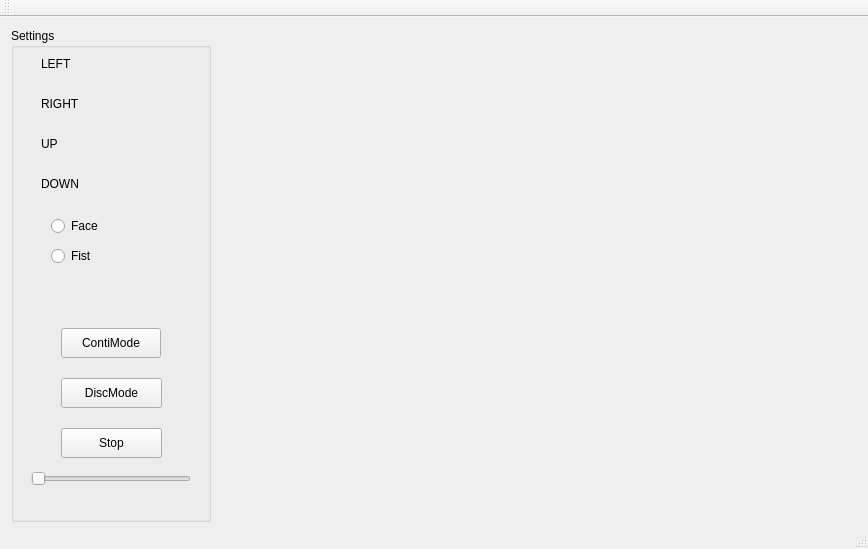
<?xml version="1.0" encoding="UTF-8"?>
<ui version="4.0">
 <class>CamShakeClass</class>
 <widget class="QMainWindow" name="CamShakeClass">
  <property name="enabled">
   <bool>true</bool>
  </property>
  <property name="geometry">
   <rect>
    <x>0</x>
    <y>0</y>
    <width>864</width>
    <height>549</height>
   </rect>
  </property>
  <property name="sizePolicy">
   <sizepolicy hsizetype="Preferred" vsizetype="Preferred">
    <horstretch>0</horstretch>
    <verstretch>0</verstretch>
   </sizepolicy>
  </property>
  <property name="minimumSize">
   <size>
    <width>0</width>
    <height>540</height>
   </size>
  </property>
  <property name="maximumSize">
   <size>
    <width>16777215</width>
    <height>549</height>
   </size>
  </property>
  <property name="windowTitle">
   <string>CamShake</string>
  </property>
  <property name="windowIcon">
   <iconset resource="camshake.qrc">
    <normaloff>:/icon.png</normaloff>:/icon.png</iconset>
  </property>
  <property name="windowOpacity">
   <double>0.950000000000000</double>
  </property>
  <property name="styleSheet">
   <string notr="true">font: 75 9pt &quot;Consolas&quot;;</string>
  </property>
  <widget class="QWidget" name="centralWidget">
   <layout class="QHBoxLayout" name="horizontalLayout">
    <property name="bottomMargin">
     <number>5</number>
    </property>
    <item>
     <widget class="QSplitter" name="splitter">
      <property name="sizePolicy">
       <sizepolicy hsizetype="Fixed" vsizetype="Expanding">
        <horstretch>0</horstretch>
        <verstretch>0</verstretch>
       </sizepolicy>
      </property>
      <property name="minimumSize">
       <size>
        <width>200</width>
        <height>0</height>
       </size>
      </property>
      <property name="orientation">
       <enum>Qt::Vertical</enum>
      </property>
      <widget class="QGroupBox" name="groupBox">
       <property name="enabled">
        <bool>true</bool>
       </property>
       <property name="sizePolicy">
        <sizepolicy hsizetype="Preferred" vsizetype="Preferred">
         <horstretch>0</horstretch>
         <verstretch>0</verstretch>
        </sizepolicy>
       </property>
       <property name="minimumSize">
        <size>
         <width>0</width>
         <height>480</height>
        </size>
       </property>
       <property name="styleSheet">
        <string notr="true">font: 75 9pt &quot;Consolas&quot;;</string>
       </property>
       <property name="title">
        <string>Settings</string>
       </property>
       <widget class="MyQPlainTextEdit" name="plainTextEdit" native="true">
        <property name="geometry">
         <rect>
          <x>90</x>
          <y>25</y>
          <width>71</width>
          <height>25</height>
         </rect>
        </property>
       </widget>
       <widget class="MyQPlainTextEdit" name="plainTextEdit_2" native="true">
        <property name="geometry">
         <rect>
          <x>90</x>
          <y>65</y>
          <width>71</width>
          <height>25</height>
         </rect>
        </property>
       </widget>
       <widget class="MyQPlainTextEdit" name="plainTextEdit_3" native="true">
        <property name="geometry">
         <rect>
          <x>90</x>
          <y>105</y>
          <width>71</width>
          <height>25</height>
         </rect>
        </property>
       </widget>
       <widget class="MyQPlainTextEdit" name="plainTextEdit_7" native="true">
        <property name="geometry">
         <rect>
          <x>90</x>
          <y>140</y>
          <width>71</width>
          <height>25</height>
         </rect>
        </property>
       </widget>
       <widget class="QLabel" name="label">
        <property name="geometry">
         <rect>
          <x>30</x>
          <y>30</y>
          <width>54</width>
          <height>12</height>
         </rect>
        </property>
        <property name="text">
         <string>LEFT</string>
        </property>
       </widget>
       <widget class="QLabel" name="label_2">
        <property name="geometry">
         <rect>
          <x>30</x>
          <y>70</y>
          <width>54</width>
          <height>12</height>
         </rect>
        </property>
        <property name="text">
         <string>RIGHT</string>
        </property>
       </widget>
       <widget class="QLabel" name="label_3">
        <property name="geometry">
         <rect>
          <x>30</x>
          <y>110</y>
          <width>54</width>
          <height>12</height>
         </rect>
        </property>
        <property name="text">
         <string>UP</string>
        </property>
       </widget>
       <widget class="QLabel" name="label_4">
        <property name="enabled">
         <bool>true</bool>
        </property>
        <property name="geometry">
         <rect>
          <x>30</x>
          <y>150</y>
          <width>54</width>
          <height>12</height>
         </rect>
        </property>
        <property name="text">
         <string>DOWN</string>
        </property>
       </widget>
       <widget class="QPushButton" name="ContinuousBtn">
        <property name="enabled">
         <bool>true</bool>
        </property>
        <property name="geometry">
         <rect>
          <x>50</x>
          <y>300</y>
          <width>100</width>
          <height>30</height>
         </rect>
        </property>
        <property name="sizePolicy">
         <sizepolicy hsizetype="Preferred" vsizetype="Fixed">
          <horstretch>100</horstretch>
          <verstretch>20</verstretch>
         </sizepolicy>
        </property>
        <property name="minimumSize">
         <size>
          <width>100</width>
          <height>30</height>
         </size>
        </property>
        <property name="maximumSize">
         <size>
          <width>0</width>
          <height>30</height>
         </size>
        </property>
        <property name="styleSheet">
         <string notr="true">font: 75 9pt &quot;Consolas&quot;;</string>
        </property>
        <property name="text">
         <string>ContiMode</string>
        </property>
       </widget>
       <widget class="QPushButton" name="DiscreteBtn">
        <property name="enabled">
         <bool>true</bool>
        </property>
        <property name="geometry">
         <rect>
          <x>50</x>
          <y>350</y>
          <width>101</width>
          <height>30</height>
         </rect>
        </property>
        <property name="sizePolicy">
         <sizepolicy hsizetype="Minimum" vsizetype="Fixed">
          <horstretch>0</horstretch>
          <verstretch>0</verstretch>
         </sizepolicy>
        </property>
        <property name="maximumSize">
         <size>
          <width>16777215</width>
          <height>30</height>
         </size>
        </property>
        <property name="autoFillBackground">
         <bool>false</bool>
        </property>
        <property name="text">
         <string>DiscMode</string>
        </property>
       </widget>
       <widget class="QPushButton" name="StopBtn">
        <property name="enabled">
         <bool>true</bool>
        </property>
        <property name="geometry">
         <rect>
          <x>50</x>
          <y>400</y>
          <width>101</width>
          <height>30</height>
         </rect>
        </property>
        <property name="maximumSize">
         <size>
          <width>16777215</width>
          <height>30</height>
         </size>
        </property>
        <property name="text">
         <string>Stop</string>
        </property>
       </widget>
       <widget class="QRadioButton" name="Face">
        <property name="geometry">
         <rect>
          <x>40</x>
          <y>190</y>
          <width>89</width>
          <height>16</height>
         </rect>
        </property>
        <property name="text">
         <string>Face</string>
        </property>
       </widget>
       <widget class="QRadioButton" name="Fist">
        <property name="geometry">
         <rect>
          <x>40</x>
          <y>220</y>
          <width>89</width>
          <height>16</height>
         </rect>
        </property>
        <property name="text">
         <string>Fist</string>
        </property>
       </widget>
       <widget class="QSlider" name="horizontalSlider">
        <property name="geometry">
         <rect>
          <x>20</x>
          <y>440</y>
          <width>160</width>
          <height>22</height>
         </rect>
        </property>
        <property name="orientation">
         <enum>Qt::Horizontal</enum>
        </property>
       </widget>
      </widget>
     </widget>
    </item>
    <item>
     <widget class="QLabel" name="label_detection">
      <property name="sizePolicy">
       <sizepolicy hsizetype="Fixed" vsizetype="Fixed">
        <horstretch>0</horstretch>
        <verstretch>0</verstretch>
       </sizepolicy>
      </property>
      <property name="minimumSize">
       <size>
        <width>640</width>
        <height>480</height>
       </size>
      </property>
      <property name="styleSheet">
       <string notr="true">background-image: url(:/CamShake/bk);</string>
      </property>
      <property name="frameShape">
       <enum>QFrame::NoFrame</enum>
      </property>
      <property name="frameShadow">
       <enum>QFrame::Sunken</enum>
      </property>
      <property name="text">
       <string/>
      </property>
     </widget>
    </item>
   </layout>
  </widget>
  <widget class="QMenuBar" name="menuBar">
   <property name="geometry">
    <rect>
     <x>0</x>
     <y>0</y>
     <width>864</width>
     <height>20</height>
    </rect>
   </property>
  </widget>
  <widget class="QToolBar" name="mainToolBar">
   <property name="enabled">
    <bool>true</bool>
   </property>
   <attribute name="toolBarArea">
    <enum>TopToolBarArea</enum>
   </attribute>
   <attribute name="toolBarBreak">
    <bool>false</bool>
   </attribute>
  </widget>
  <widget class="QStatusBar" name="statusBar"/>
 </widget>
 <layoutdefault spacing="6" margin="11"/>
 <customwidgets>
  <customwidget>
   <class>MyQPlainTextEdit</class>
   <extends>QWidget</extends>
   <header>myqplaintextedit.h</header>
  </customwidget>
 </customwidgets>
 <resources>
  <include location="camshake.qrc"/>
 </resources>
 <connections>
  <connection>
   <sender>horizontalSlider</sender>
   <signal>valueChanged(int)</signal>
   <receiver>CamShakeClass</receiver>
   <slot>setRect()</slot>
   <hints>
    <hint type="sourcelabel">
     <x>94</x>
     <y>494</y>
    </hint>
    <hint type="destinationlabel">
     <x>225</x>
     <y>526</y>
    </hint>
   </hints>
  </connection>
 </connections>
 <slots>
  <slot>setRect()</slot>
 </slots>
</ui>
